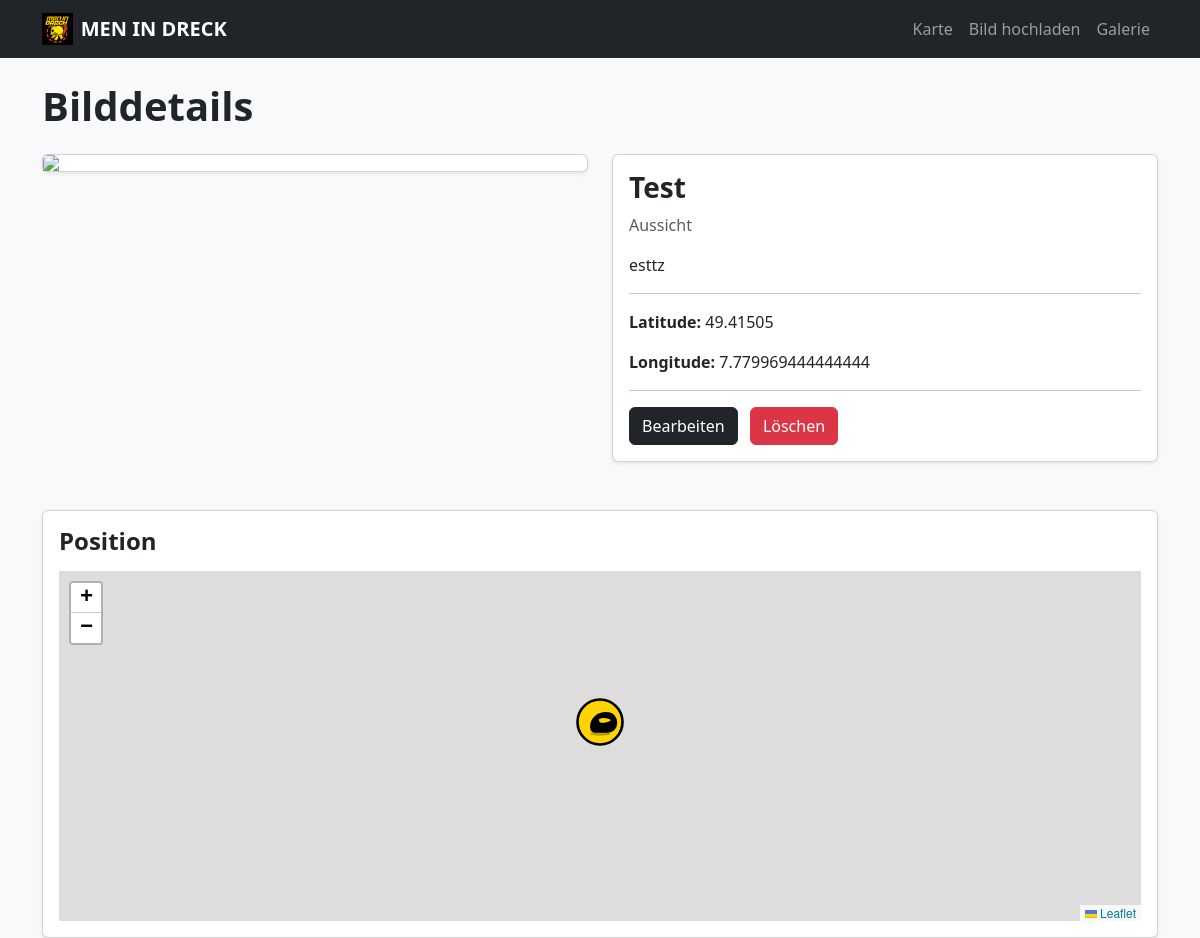
/detail/1, run on the app's committed database.
### tables this page shows
CREATE TABLE images (
    id INTEGER PRIMARY KEY AUTOINCREMENT,
    name TEXT NOT NULL,
    description TEXT,
    category TEXT NOT NULL CHECK (category IN ('Burg', 'Fels', 'Kirche', 'Aussicht')),
    filepath TEXT NOT NULL,
    latitude REAL,
    longitude REAL
);

### app.py (the view)
@app.route('/detail/<int:image_id>')
def detail(image_id):
    conn = sqlite3.connect('database.db')
    c = conn.cursor()
    c.execute("SELECT id, name, description, category, filepath, latitude, longitude FROM images WHERE id = ?", (image_id,))
    img = c.fetchone()
    conn.close()
    if not img:
        return redirect(url_for('gallery'))
    return render_template('detail.html', img=img, title="Bilddetails")

### templates/detail.html (shortened to what this page needs)
{% extends "base.html" %}
{% block content %}
<h1 class="mb-4 fw-bold">Bilddetails</h1>
<div class="row">
    <div class="col-md-6 mb-4">
        <div class="card shadow-sm">
            <img src="/{{ img[4] }}" class="card-img-top" style="max-height:500px; object-fit:contain;">
        </div>
    </div>
    <div class="col-md-6 mb-4">
        <div class="card shadow-sm">
            <div class="card-body">
                <h3 class="fw-bold">{{ img[1] }}</h3>
                <p class="text-muted">{{ img[3] }}</p>
                <p>{{ img[2] }}</p>
                <hr>
                <p><strong>Latitude:</strong> {{ img[5] }}</p>
                <p><strong>Longitude:</strong> {{ img[6] }}</p>
                <hr>
                <a href="{{ url_for('edit', image_id=img[0]) }}" class="btn btn-dark me-2">Bearbeiten</a>
                <a href="{{ url_for('delete', image_id=img[0]) }}" class="btn btn-danger">Löschen</a>
            </div>
        </div>
    </div>
</div>
<div class="card shadow-sm mt-4">
    <div class="card-body">
        <h4 class="fw-bold mb-3">Position</h4>
        <div id="detailMap" style="height: 350px;"></div>
    </div>
</div>
{% endblock %}

### templates/base.html (style rules this page uses)
body { background: #f8f9fa; margin: 0; padding: 0; }

### data on the page
images: name "Test", category "Aussicht", description "esttz", latitude "49.41505", longitude "7.779969444444444"
